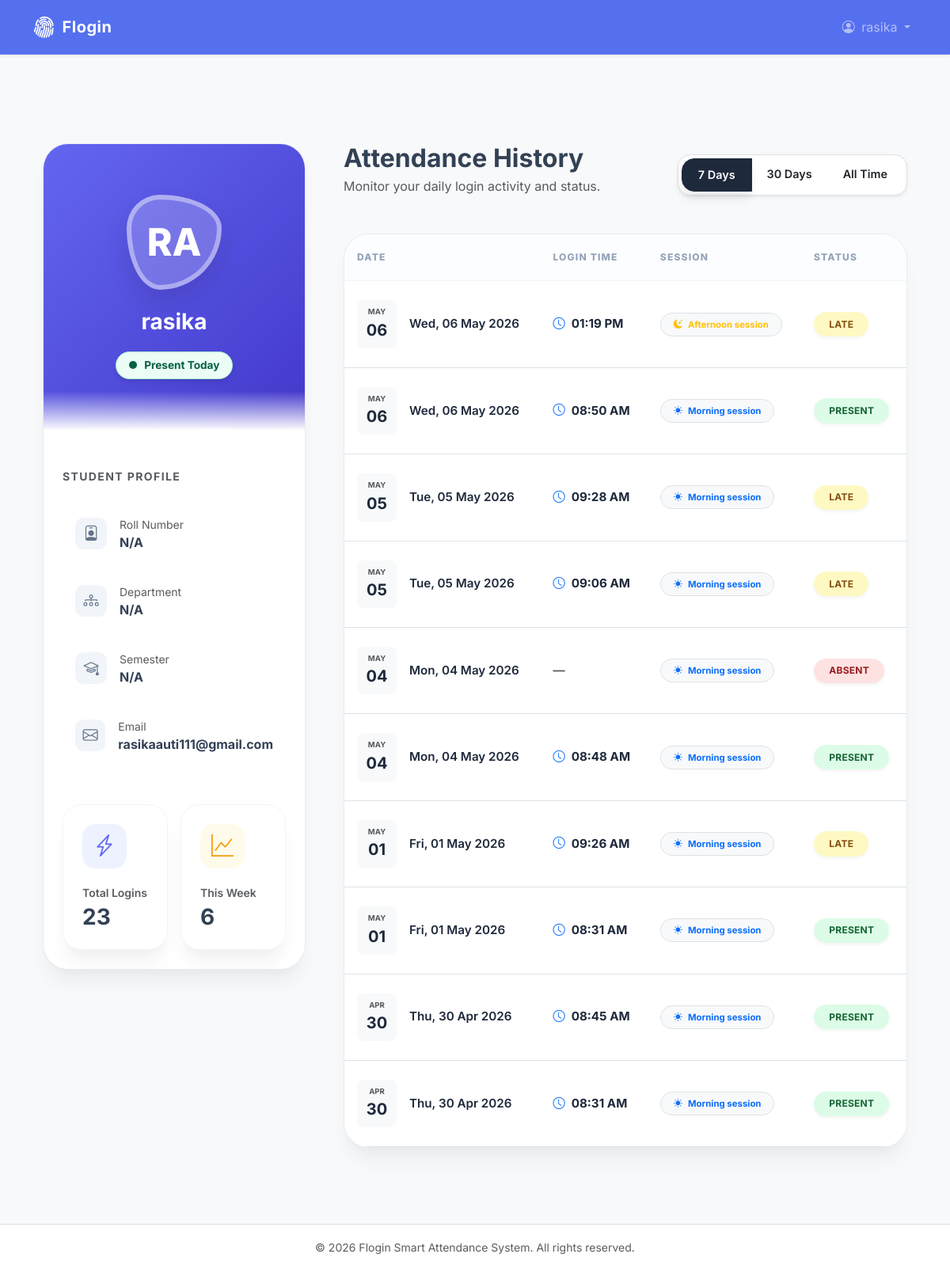
Page /profile?range=7days (signed in) on the committed database.
### app/models.py (models this page shows, shortened)
class User(db.Model, UserMixin):
    id = db.Column(db.Integer, primary_key=True)
    name = db.Column(db.String(100), nullable=False)
    email = db.Column(db.String(120), unique=True, nullable=False)
    roll_number = db.Column(db.String(20), unique=True, nullable=True)
    department = db.Column(db.String(100), nullable=True)
    semester = db.Column(db.String(20), nullable=True)
    role = db.Column(db.String(20), nullable=False, default='student') # 'student', 'staff', 'admin'
    face_encoding_path = db.Column(db.String(255), nullable=True) # Path to the .pkl file
    created_at = db.Column(db.DateTime, default=datetime.utcnow)
    attendances = db.relationship('Attendance', backref='user', lazy=True)

class Attendance(db.Model):
    id = db.Column(db.Integer, primary_key=True)
    user_id = db.Column(db.Integer, db.ForeignKey('user.id'), nullable=False)
    timestamp = db.Column(db.DateTime, default=datetime.utcnow, nullable=False)
    method = db.Column(db.String(20), nullable=False, default='face') # 'face', 'manual'
    status = db.Column(db.String(20), nullable=False, default='present') # 'present', 'late'

### app/routes/auth.py (the view, shortened to what this page needs)
@auth_bp.route('/profile')
def profile():
    if not current_user.is_authenticated:
        return redirect(url_for('auth.login'))
    time_range = request.args.get('range', 'all')
    page = request.args.get('page', 1, type=int)
    per_page = 10
    query = Attendance.query.filter_by(user_id=current_user.id)
    now = datetime.utcnow()
    if time_range == '7days':
        start_date = now - timedelta(days=7)
        query = query.filter(Attendance.timestamp >= start_date)
    elif time_range == '30days':
        start_date = now - timedelta(days=30)
        query = query.filter(Attendance.timestamp >= start_date)
    pagination = query.order_by(Attendance.timestamp.desc()).paginate(page=page, per_page=per_page)
    attendance_records = pagination.items
    total_logins = Attendance.query.filter_by(user_id=current_user.id).count()
    start_of_week = now - timedelta(days=now.weekday())
    start_of_week = start_of_week.replace(hour=0, minute=0, second=0, microsecond=0)
    logins_this_week = Attendance.query.filter_by(user_id=current_user.id).filter(Attendance.timestamp >= start_of_week).count()
    from app import db
    from sqlalchemy import func
    today = now.date()
    attendance_today = Attendance.query.filter_by(user_id=current_user.id).filter(func.date(Attendance.timestamp) == today).first()
    if attendance_today:
        activity_status = "Present Today"
        status_class = "success"
    return render_template('profile.html',
                           user=current_user,
                           attendance_records=attendance_records,
                           pagination=pagination,
                           time_range=time_range,
                           total_logins=total_logins,
                           logins_this_week=logins_this_week,
                           activity_status=activity_status,
                           status_class=status_class)

### app/templates/profile.html (shortened to what this page needs)
{% extends "base.html" %}
{% block content %}
<div class="container py-5">
    <div class="row g-5">
        <div class="col-lg-4">
            <div class="profile-sidebar">
                <div class="avatar-wrapper">
                    <div class="avatar-circle-lg">
                        {{ user.name[:2].upper() }}
                    </div>
                    <h3 class="fw-bold mb-1">{{ user.name }}</h3>
                    <div class="status-indicator status-{{ status_class }} mx-auto mt-3">
                        <span class="status-dot {{ 'status-dot-pulse' if status_class == 'success' }}"></span>
                        {{ activity_status }}
                    </div>
                </div>
                <div class="p-4 pt-5">
                    <div class="mb-5">
                        <label class="text-muted small text-uppercase fw-bold mb-4 d-block" style="letter-spacing: 0.1em;">Student Profile</label>
                        <div class="d-flex flex-column gap-2">
                            <div class="student-info-item d-flex align-items-center">
                                <div class="student-info-icon me-3">
                                    <i class="bi bi-person-badge"></i>
                                </div>
                                <div>
                                    <div class="small text-muted">Roll Number</div>
                                    <div class="fw-bold">{{ user.roll_number or 'N/A' }}</div>
                                </div>
                            </div>
                            <div class="student-info-item d-flex align-items-center">
                                <div class="student-info-icon me-3">
                                    <i class="bi bi-diagram-3"></i>
                                </div>
                                <div>
                                    <div class="small text-muted">Department</div>
                                    <div class="fw-bold text-truncate" style="max-width: 200px;">{{ user.department or 'N/A' }}</div>
                                </div>
                            </div>
                            <div class="student-info-item d-flex align-items-center">
                                <div class="student-info-icon me-3">
                                    <i class="bi bi-mortarboard"></i>
                                </div>
                                <div>
                                    <div class="small text-muted">Semester</div>
                                    <div class="fw-bold">{{ user.semester or 'N/A' }}</div>
                                </div>
                            </div>
                            <div class="student-info-item d-flex align-items-center">
                                <div class="student-info-icon me-3">
                                    <i class="bi bi-envelope"></i>
                                </div>
                                <div>
                                    <div class="small text-muted">Email</div>
                                    <div class="fw-bold text-truncate" style="max-width: 200px;">{{ user.email }}</div>
                                </div>
                            </div>
                        </div>
                    </div>
                    <div class="row g-3">
                        <div class="col-6">
                            <div class="metric-card">
                                <div class="metric-icon" style="color: #6366f1; background: #eef2ff;">
                                    <i class="bi bi-lightning-charge"></i>
                                </div>
                                <div class="small text-muted fw-semibold">Total Logins</div>
                                <div class="h3 fw-bold mb-0 mt-1">{{ total_logins }}</div>
                            </div>
                        </div>
                        <div class="col-6">
                            <div class="metric-card">
                                <div class="metric-icon" style="color: #f59e0b; background: #fffbeb;">
                                    <i class="bi bi-graph-up"></i>
                                </div>
                                <div class="small text-muted fw-semibold">This Week</div>
                                <div class="h3 fw-bold mb-0 mt-1">{{ logins_this_week }}</div>
                            </div>
                        </div>
                    </div>
                </div>
            </div>
        </div>
        <div class="col-lg-8">
            <div class="d-flex justify-content-between align-items-end mb-5">
                <div>
                    <h2 class="fw-bold mb-1">Attendance History</h2>
                    <p class="text-muted mb-0">Monitor your daily login activity and status.</p>
                </div>
                <div class="btn-group p-1 bg-white rounded-4 shadow-sm border">
                    <a href="{{ url_for('auth.profile', range='7days') }}" class="btn filter-btn {{ 'active' if time_range == '7days' else 'border-0' }}">7 Days</a>
                    <a href="{{ url_for('auth.profile', range='30days') }}" class="btn filter-btn {{ 'active' if time_range == '30days' else 'border-0' }}">30 Days</a>
                    <a href="{{ url_for('auth.profile', range='all') }}" class="btn filter-btn {{ 'active' if time_range == 'all' else 'border-0' }}">All Time</a>
                </div>
            </div>
            <div class="card attendance-card">
                <div class="table-responsive">
                    <table class="table table-hover mb-0">
                        <thead>
                            <tr>
                                <th>Date</th>
                                <th>Login Time</th>
                                <th>Session</th>
                                <th>Status</th>
                            </tr>
                        </thead>
                        <tbody>
                            {% for record in attendance_records %}
                            <tr>
                                <td>
                                    <div class="d-flex align-items-center">
                                        <div class="bg-light rounded-3 p-2 me-3 text-center" style="min-width: 50px;">
                                            <div class="small text-muted text-uppercase fw-bold" style="font-size: 0.6rem;">{{ record.timestamp.strftime('%b') }}</div>
                                            <div class="fw-bold fs-5">{{ record.timestamp.strftime('%d') }}</div>
                                        </div>
                                        <div class="fw-semibold">{{ record.timestamp.strftime('%a, %d %b %Y') }}</div>
                                    </div>
                                </td>
                                <td>
                                    {% if record.status == 'absent' %}
                                    <span class="text-muted fw-bold">—</span>
                                    {% else %}
                                    <div class="d-flex align-items-center">
                                        <i class="bi bi-clock me-2 text-primary"></i>
                                        <span class="fw-bold">{{ record.timestamp.strftime('%I:%M %p') }}</span>
                                    </div>
                                    {% endif %}
                                </td>
                                <td>
                                    {% if record.timestamp.hour < 12 %}
                                    <span class="badge bg-light text-primary border rounded-pill px-3 py-2"><i class="bi bi-sun-fill me-1"></i> Morning session</span>
                                    {% else %}
                                    <span class="badge bg-light text-warning border rounded-pill px-3 py-2"><i class="bi bi-moon-stars-fill me-1"></i> Afternoon session</span>
                                    {% endif %}
                                </td>
                                <td>
                                    {% if record.status == 'present' %}
                                    <span class="badge badge-status badge-present">PRESENT</span>
                                    {% elif record.status == 'late' %}
                                    <span class="badge badge-status badge-late">LATE</span>
                                    {% else %}
                                    <span class="badge badge-status badge-absent">ABSENT</span>
                                    {% endif %}
                                </td>
                            </tr>
                            {% endfor %}
                        </tbody>
                    </table>
                </div>
            </div>
        </div>
    </div>
</div>
{% endblock %}

### app/templates/base.html (shortened to what this page needs)
<!DOCTYPE html>
<html lang="en">
<head>
    <link href="https://cdn.jsdelivr.net/npm/bootstrap@5.3.0/dist/css/bootstrap.min.css" rel="stylesheet">
    <link rel="stylesheet" href="https://cdn.jsdelivr.net/npm/bootstrap-icons@1.11.1/font/bootstrap-icons.css">
    <link rel="stylesheet" href="{{ url_for('static', filename='css/style.css') }}">
</head>
<body class="bg-light">
    <nav class="navbar navbar-expand-lg navbar-dark bg-primary shadow-sm glass-nav">
        <div class="container">
            <a class="navbar-brand fw-bold d-flex align-items-center" href="{{ url_for('auth.login') }}">
                <i class="bi bi-fingerprint me-2 fs-3"></i>
                Flogin
            </a>
            <div class="collapse navbar-collapse" id="navbarNav">
                <ul class="navbar-nav ms-auto">
                    {% if current_user.is_authenticated %}
                        <li class="nav-item dropdown">
                            <a class="nav-link dropdown-toggle" href="#" id="navbarDropdown" role="button" data-bs-toggle="dropdown">
                                <i class="bi bi-person-circle me-1"></i> {{ current_user.name }}
                            </a>
                        </li>
                    {% endif %}
                </ul>
            </div>
        </div>
    </nav>
    <main class="container my-5 fade-in">
        {% block content %}{% endblock %}
    </main>
    <footer class="footer mt-auto py-3 bg-white border-top text-center text-muted">
        <div class="container">
            <small>&copy; 2026 Flogin Smart Attendance System. All rights reserved.</small>
        </div>
    </footer>
</body>
</html>

### rows in the picture
User: name "rasika", name "RA", roll_number "N/A", department "N/A", semester "N/A", email "rasikaauti111@gmail.com"
Attendance: timestamp "MAY", timestamp "06", timestamp "Wed, 06 May 2026", timestamp "01:19 PM", shows "Afternoon session", status "LATE"
Attendance: timestamp "MAY", timestamp "06", timestamp "Wed, 06 May 2026", timestamp "08:50 AM", shows "Morning session", status "PRESENT"
Attendance: timestamp "MAY", timestamp "05", timestamp "Tue, 05 May 2026", timestamp "09:28 AM", shows "Morning session", status "LATE"
Attendance: timestamp "MAY", timestamp "05", timestamp "Tue, 05 May 2026", timestamp "09:06 AM", shows "Morning session", status "LATE"
Attendance: timestamp "MAY", timestamp "04", timestamp "Mon, 04 May 2026", shows "Morning session", status "ABSENT"
Attendance: timestamp "MAY", timestamp "04", timestamp "Mon, 04 May 2026", timestamp "08:48 AM", shows "Morning session", status "PRESENT"
Attendance: timestamp "MAY", timestamp "01", timestamp "Fri, 01 May 2026", timestamp "09:26 AM", shows "Morning session", status "LATE"
Attendance: timestamp "MAY", timestamp "01", timestamp "Fri, 01 May 2026", timestamp "08:31 AM", shows "Morning session", status "PRESENT"
Attendance: timestamp "APR", timestamp "30", timestamp "Thu, 30 Apr 2026", timestamp "08:45 AM", shows "Morning session", status "PRESENT"
Attendance: timestamp "APR", timestamp "30", timestamp "Thu, 30 Apr 2026", timestamp "08:31 AM", shows "Morning session", status "PRESENT"

### other values in the picture
{{ activity_status }} "Present Today"
{{ total_logins }} "23"
{{ logins_this_week }} "6"
